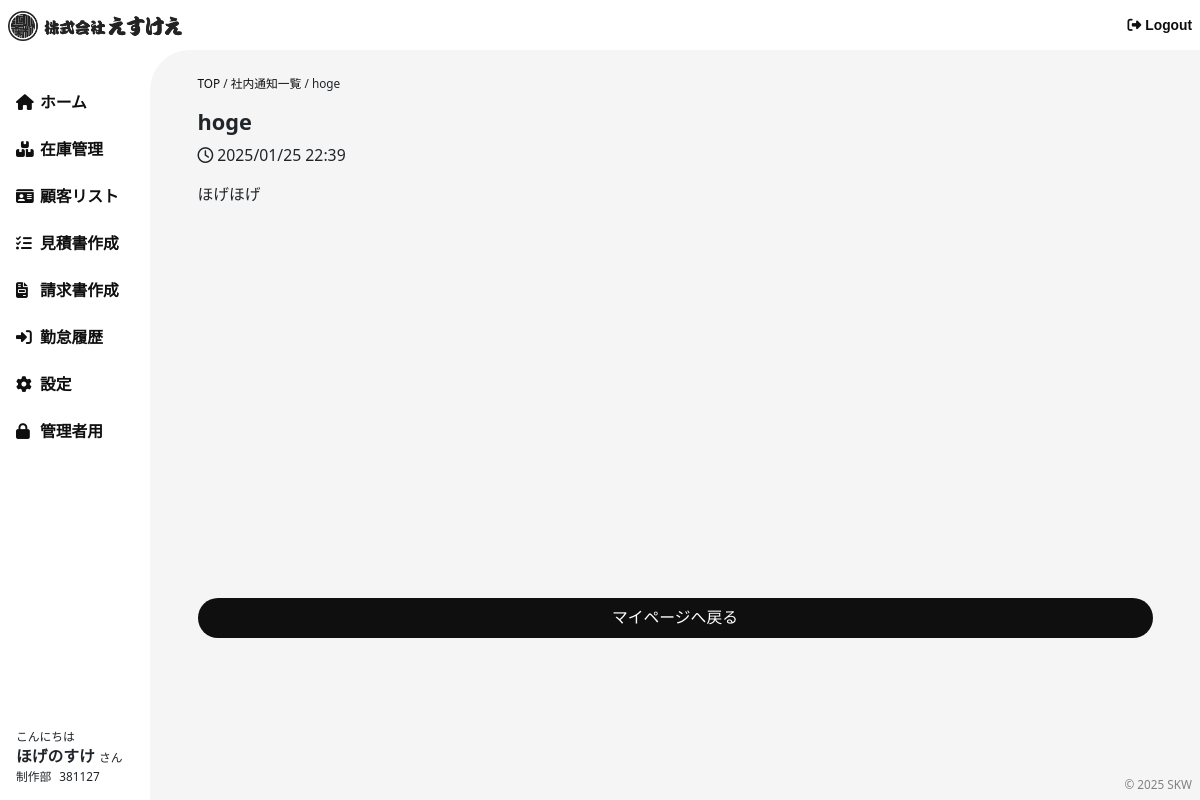
Screenshot of /notifications/2/ (signed in) with the database file from the repository.
### accounts/models.py (models this page shows, shortened)
class Profile(models.Model):
    user = models.OneToOneField(User, on_delete=models.CASCADE)
    phone_number = models.CharField(max_length=15, blank=True, null=True)
    department = models.CharField(max_length=100, blank=True, null=True)

### bms/models.py (models this page shows, shortened)
class Employee(models.Model):
    first_name = models.CharField(max_length=50, verbose_name="名", blank=True, null=True)
    last_name = models.CharField(max_length=50, verbose_name="姓", blank=True, null=True)
    email = models.EmailField(unique=True, verbose_name="メールアドレス", blank=True, null=True)
    department = models.CharField(max_length=100, verbose_name="部署", blank=True, null=True)
    phone_number = models.CharField(max_length=15, verbose_name="電話番号", blank=True, null=True)
    employee_number = models.CharField(
        max_length=6, unique=True, blank=True, null=True, verbose_name="社員番号"
    )

### notifications/models.py (models this page shows, shortened)
class Notification(models.Model):
    title = models.CharField(max_length=255)
    body = models.TextField()
    NOTIFICATION_TYPES = [
        ('全体', '全体'),
        ('部署', '部署'),
    ]
    notification_type = models.CharField(max_length=10, choices=NOTIFICATION_TYPES)
    department = models.CharField(max_length=255, blank=True, null=True)
    created_at = models.DateTimeField(auto_now_add=True)
    scheduled_at = models.DateTimeField(default=now)
    sent = models.BooleanField(default=False)

### notifications/views.py (the view)
# urls.py: path('<int:notification_id>/', views.notification_detail, name='notification_detail'),  # 詳細ページ
@login_required
def notification_detail(request, notification_id):
    notification = get_object_or_404(Notification, id=notification_id)
    return render(request, 'notifications/notification_detail.html', {'notification': notification})

### bms/context_processors.py (called while the page is built)
def profile_info(request):
    if request.user.is_authenticated:
        user = request.user
        employee = Employee.objects.filter(email=user.email).first()
        if not employee:
            employee = Employee(employee_number="000000", email=user.email)
        return {
            'profile_info': {
                '姓': user.first_name or '設定されていません',
                '名': user.last_name or '設定されていません',
                'ログインID': user.username or '設定されていません',
                'メールアドレス': user.email or '設定されていません',
                '電話番号': getattr(user, 'profile', None) and getattr(user.profile, 'phone_number', '設定されていません'),
                '部署': getattr(user, 'profile', None) and getattr(user.profile, 'department', '設定されていません'),
            },
            'employee': employee  # Employeeデータも全ページで使えるようにする
        }
    return {'profile_info': None, 'employee': None}

### templates/notifications/notification_detail.html
{% extends "base.html" %}
{% block content %}
<section class="notification detail container">
    {% include 'notifications/notifaction_bread.html' with current_page="detail" %}
    <div class="title">{{ notification.title }}</div>
    <div class="date"><i class="far fa-clock"></i>{{ notification.created_at|date:"Y/m/d H:i" }}</div>
    <div class="body">
        <p>{{ notification.body }}</p>
    </div>
    <button>
        <a href="{% url 'index' %}">マイページへ戻る</a>
    </button>
</section>
{% endblock %}

### templates/base.html (shortened to what this page needs)
{% load django_browser_reload %}
<!DOCTYPE html>
<html lang="ja">
<head>
    {% load static %}
    {% include 'common/parts/head.html' %}
</head>
<body class="drawer drawer--right">
        <header class="header container-fluid">
            <div class="header__wrap">
                <div class="logo">
                    <a href="{% url 'index' %}">
                        <img src="{% static 'image/logo-bk.png' %}" alt="">
                    </a>
                </div>
                <div class="logout">
                    <a href=""><i class="fas fa-sign-out-alt"></i>Logout</a>
                </div>
            </div>
        </header>
    <div class="contents-wrapper">
        <aside>
            <ul class="menu">
                {% include 'common/parts/nav-menu.html' %}
            </ul>
            <div class="profile">
                <div class="hello">こんにちは</div>
                <div class="name">{{ profile_info.名 }} <span>さん</span></div>
                <div class="wrap">
                    <div class="sect">{{ profile_info.部署 }}</div>
                    <div class="numb">{{ employee.employee_number }}</div>
                </div>
            </div>
        </aside>
        <main>
            {% block content %}
            {% endblock %}
        </main>
        <footer class="footer">
            <div class="cr"><a href="{% url 'index' %}">&copy; 2025 SKW</a></div>
        </footer>
    </div>
</body>
</html>

### templates/notifications/notifaction_bread.html
<div class="bread">
    <a href="{% url 'index' %}">TOP</a>
    {% if current_page == "list" %}
        / <span>社内通知一覧</span>
    {% elif current_page == "detail" %}
        / <a href="{% url 'notifications:allpost' %}">社内通知一覧</a> / <span>{{ notification.title }}</span>
    {% endif %}
</div>

### static/css/style.css (style rules this page uses)
html, body, div, span, applet, object, iframe, h1, h2, h3, h4, h5, h6, p, blockquote, pre, a, abbr, acronym, address, big, cite, code, del, dfn, em, img, ins, kbd, q, s, samp, small, strike, strong, sub, sup, tt, var, b, u, i, center, dl, dt, dd, ol, ul, li, fieldset, form, label, legend, table, caption, tbody, tfoot, thead, tr, th, td, article, aside, canvas, details, embed, figure, figcaption, footer, header, hgroup, menu, nav, output, ruby, section, summary, time, mark, audio, video { margin: 0; padding: 0; border: none; font-style: normal; text-align: left; zoom: 1; }
article, aside, details, figcaption, figure, footer, header, hgroup, menu, nav, section { display: block; }
ul, ol { list-style-type: none; }
img { vertical-align: text-bottom; vertical-align: -webkit-baseline-middle; max-width: 100%; height: auto; width: auto; }
html { font-size: 62.5%; }
body { font-size: clamp(1.4rem, 1.3346938776rem + 0.2040816327vw, 1.6rem); }
body a { color: #0f0f0f; }
body img { max-width: 100%; height: auto; }
body section { margin-bottom: 40px; }
body section::before { content: ""; display: block; height: 100px; margin-top: -100px; visibility: hidden; }
body { line-height: normal; }
button, input, optgroup, select, textarea { margin: 0; padding: 0; font-family: inherit; font-size: 100%; line-height: 1.5; color: inherit; background: none; border: none; outline: none; box-shadow: none; -webkit-appearance: none; -moz-appearance: none; appearance: none; }
button { background: none; border: none; padding: 0; cursor: pointer; }
button, input[type=submit], input[type=reset], input[type=button] { display: inline-block; padding: 4px 16px; font-size: clamp(1.4rem, 1.3346938776rem + 0.2040816327vw, 1.6rem); border-radius: 4px; background-color: #0f0f0f; color: #fff; text-align: center; transition: background 0.2s; width: 100%; }
button { border-radius: 100px; padding: 8px; }
button a { color: white; }
::placeholder { color: #999; opacity: 1; }
body { font-size: clamp(1.2rem, 1.1346938776rem + 0.2040816327vw, 1.4rem); }
a { text-decoration: unset; }
.header { position: fixed; background-color: white; height: 50px; width: 100%; padding: 8px; display: flex; justify-content: center; align-items: center; z-index: 999; }
.header__wrap { display: flex; justify-content: center; align-items: center; justify-content: space-between; width: 100%; }
.header__wrap .logo img { height: 30px; }
.header__wrap .logout { font-size: clamp(1.2rem, 1.1346938776rem + 0.2040816327vw, 1.4rem); font-family: "brother-1816", sans-serif; font-weight: 800; font-style: normal; }
.header__wrap .logout i { margin-right: 4px; }
.contents-wrapper { display: grid; grid-template-columns: 150px 1fr; padding-top: 50px; min-height: 100vh; position: relative; }
main { background-color: whitesmoke; border-top-left-radius: 40px; padding: 24px 40px; }
aside { padding: 40px 16px 16px 16px; display: flex; flex-direction: column; justify-content: space-between; }
aside .profile { font-size: clamp(1.4rem, 1.3346938776rem + 0.2040816327vw, 1.6rem); }
aside .profile .name { font-weight: bold; }
aside .profile .name span { font-size: clamp(1rem, 0.9346938776rem + 0.2040816327vw, 1.2rem); font-weight: normal; }
aside .profile .hello { font-size: clamp(1rem, 0.9346938776rem + 0.2040816327vw, 1.2rem); }
aside .profile .wrap { display: flex; justify-content: center; align-items: center; font-size: clamp(1rem, 0.9346938776rem + 0.2040816327vw, 1.2rem); gap: 8px; justify-content: flex-start; }
.footer { position: absolute; font-size: clamp(1rem, 0.9346938776rem + 0.2040816327vw, 1.2rem); bottom: 8px; right: 8px; }
.footer .cr { margin: 0 auto; text-align: center; opacity: 0.5; }
.bread { font-size: clamp(1rem, 0.9346938776rem + 0.2040816327vw, 1.2rem); }
.notification.detail .title { font-size: clamp(2rem, 1.9346938776rem + 0.2040816327vw, 2.2rem); font-weight: bold; margin-top: 16px; margin-bottom: 8px; }
.notification.detail .date { margin-bottom: 16px; }
.notification.detail .date i { margin-right: 4px; }
.notification.detail .body { margin-bottom: 16px; min-height: 50vh; }
.notification button a { color: white; }

### rows the page displays
Profile: 部署 "制作部"
Employee: employee_number "381127"
Notification: title "hoge", created_at "2025/01/25 22:39", body "ほげほげ"

### other values shown
{{ profile_info.名 }} "ほげのすけ"
